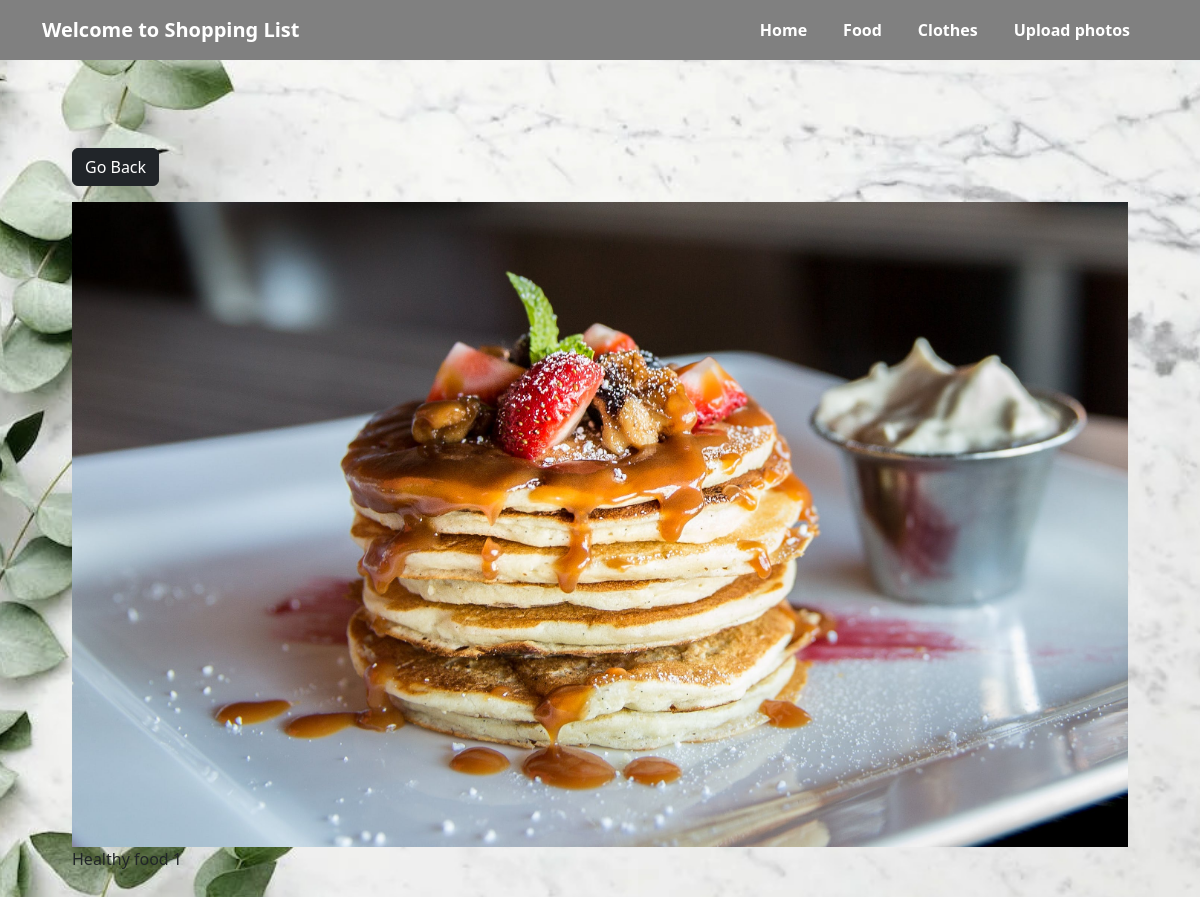
Page /photo/11 on the committed database.
### produse/models.py (models this page shows, shortened)
class Photo(models.Model):
    class Meta:
        verbose_name = 'Photo'
        verbose_name_plural = 'Photos'
    category = models.ForeignKey(Category, on_delete=models.SET_NULL, null=True, blank=True)
    image = models.ImageField(null=False, blank=False)
    description = models.TextField()

### produse/views.py (the view)
# urls.py: path('photo/<str:id>', views.viewPhoto, name='photo'),
def viewPhoto(request,id):
    photo = Photo.objects.get(id=id)
    return render(request, 'produse/photo.html', {'photo': photo})

### produse/templates/produse/photo.html
{% extends 'produse/base.html' %}
{% block content %}
<body class="m-5">
    <div class="container">
        <div class="row justify-content-center">
            <div class="col">
                <a href="{% url 'gallery' %}" class="btn btn-dark my-3">Go Back</a>
                <div style="height: 90vh;">
                    <img style="max-width: 100%; max-height: 100%;" src="{{photo.image.url}}">
                    <p class="textdescription">{{photo.description}}</p>
                </div>
            </div>
        </div>
    </div>
</body>
</html>
{% endblock content %}

### produse/static/style.css (style rules this page uses)
body { background-image: url('/static/images/home_cover.jpg'); background-size: cover; background-position: center; background-repeat: no-repeat; z-index: -1; padding-top: 60px !important; }
.textdescription { white-space: pre-wrap; }

### rows in the picture
Photo: image (picture), description "Healthy food 1"
